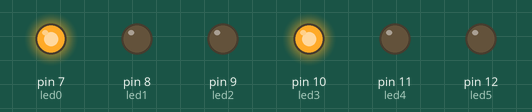
Recording of a sketch running on a simulated Arduino Uno, built with avr-gcc and run on an emulated ATmega328P. Parts: output pins drawn as LEDs (lit = HIGH).

Above: at 0.5 s.
At 3.0 s:
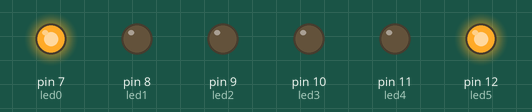
At 5.5 s:
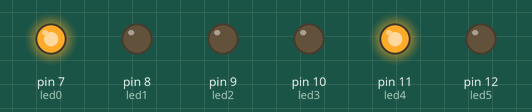
At 9.0 s:
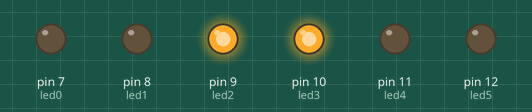
At 11.5 s:
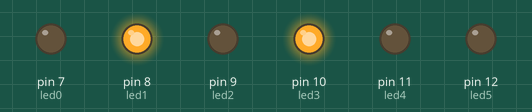
Timing chart, 0 to 16.9 s (numbered marks = the images above):
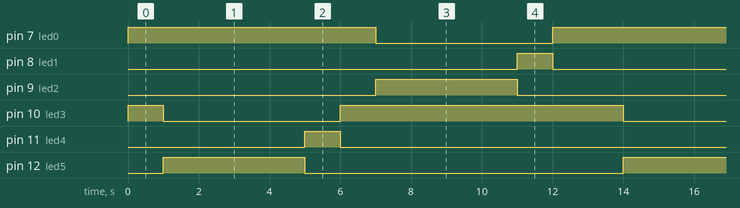

Measured:
- by itself, pin 7 (led0): alternates HIGH for 8.0 s and LOW for 5.0 s
- by itself, pin 8 (led1), pin 11 (led4): alternates HIGH for 1.0 s and LOW for 12.0 s
- by itself, pin 9 (led2), pin 12 (led5): alternates HIGH for 4.0 s and LOW for 9.0 s
- by itself, pin 10 (led3): repeats every 13.0 s: LOW 5.0 s, HIGH 8.0 s

The sketch:

prog01.ino
```cpp
/**********************************************************************************
**                                                                               **
**                              Array de 8 LEDs                                  **
**                                                                               **
**                                                                               **
**********************************************************************************/
//********** Includes *************************************************************
//********** Variables ************************************************************
          // donar nom al pin 6 de l’Arduino
const int led0 = 7;          // donar nom al pin 7 de l’Arduino
const int led1 = 8;          // donar nom al pin 8 de l’Arduino
const int led2 = 9;          // donar nom al pin 9 de l’Arduino
const int led3 = 10;         // donar nom al pin 10 de l’Arduino
const int led4 = 11;         // donar nom al pin 11 de l’Arduino
const int led5 = 12;         // donar nom al pin 12 de l’Arduino
     // donar nom al pin 2 de l’Arduino
unsigned long temp = 1000;
//********** Setup ****************************************************************
void setup()
{
  pinMode(led0, OUTPUT);     // definir el pin 5 com una sortida
  pinMode(led1, OUTPUT);     // definir el pin 6 com una sortida
  pinMode(led2, OUTPUT);     // definir el pin 7 com una sortida

  pinMode(led3, OUTPUT);     // definir el pin 8 com una sortida
  pinMode(led4, OUTPUT);     // definir el pin 9 com una sortida
  pinMode(led5, OUTPUT);     // definir el pin 10 com una sortida

}
//********** Loop *****************************************************************
void loop()
{

  digitalWrite(led0, HIGH);    // 1
  digitalWrite(led1, LOW);    // posar a 5V el pin 6
  digitalWrite(led2, LOW);    // posar a 5V el pin 7

  digitalWrite(led3, HIGH);    // posar a 5V el pin 8
  digitalWrite(led4, LOW);    // posar a 5V el pin 9
  digitalWrite(led5, LOW);    // posar a 5V el pin 10


  delay(temp);                  // es queden leds 500ms encesos

 digitalWrite(led0, HIGH);    // 2
  digitalWrite(led1, LOW);    // posar a 5V el pin 6
  digitalWrite(led2, LOW);    // posar a 5V el pin 7

  digitalWrite(led3, LOW);    // posar a 5V el pin 8
  digitalWrite(led4, LOW);    // posar a 5V el pin 9
  digitalWrite(led5, HIGH);    // posar a 5V el pin 10


delay(temp);

   digitalWrite(led0, HIGH);    //3
  digitalWrite(led1, LOW);    // posar a 5V el pin 6
  digitalWrite(led2, LOW);    // posar a 5V el pin 7

  digitalWrite(led3, LOW);    // posar a 5V el pin 8
  digitalWrite(led4, LOW);    // posar a 5V el pin 9
  digitalWrite(led5, HIGH);    // posar a 5V el pin 10


delay(temp);

  digitalWrite(led0, HIGH);    // 4
  digitalWrite(led1, LOW);    // posar a 5V el pin 6
  digitalWrite(led2, LOW);    // posar a 5V el pin 7

  digitalWrite(led3, LOW);    // posar a 5V el pin 8
  digitalWrite(led4, LOW);    // posar a 5V el pin 9
  digitalWrite(led5, HIGH);    // posar a 5V el pin 10


delay(temp);

  digitalWrite(led0, HIGH);    //5
  digitalWrite(led1, LOW);    // posar a 5V el pin 6
  digitalWrite(led2, LOW);    // posar a 5V el pin 7

  digitalWrite(led3, LOW);    // posar a 5V el pin 8
  digitalWrite(led4, LOW);    // posar a 5V el pin 9
  digitalWrite(led5, HIGH);    // posar a 5V el pin 10

 delay(temp);


 digitalWrite(led0, HIGH);    // 6
  digitalWrite(led1, LOW);    // posar a 5V el pin 6
  digitalWrite(led2, LOW);    // posar a 5V el pin 7

  digitalWrite(led3, LOW);    // posar a 5V el pin 8
  digitalWrite(led4, HIGH);    // posar a 5V el pin 9
  digitalWrite(led5, LOW);    // posar a 5V el pin 10


  delay(temp);

 digitalWrite(led0, HIGH);    // 7
  digitalWrite(led1, LOW);    // posar a 5V el pin 6
  digitalWrite(led2, LOW);    // posar a 5V el pin 7

  digitalWrite(led3, HIGH);    // posar a 5V el pin 8
  digitalWrite(led4, LOW);    // posar a 5V el pin 9
  digitalWrite(led5, LOW);    // posar a 5V el pin 10


delay(temp);


  digitalWrite(led0, LOW);    // 8
  digitalWrite(led1, LOW);    // posar a 5V el pin 6
  digitalWrite(led2, HIGH);    // posar a 5V el pin 7

  digitalWrite(led3, HIGH);    // posar a 5V el pin 8
  digitalWrite(led4, LOW);    // posar a 5V el pin 9
  digitalWrite(led5, LOW);    // posar a 5V el pin 10


  delay(temp);


  digitalWrite(led0, LOW);    // 9
  digitalWrite(led1, LOW);    // posar a 5V el pin 6
  digitalWrite(led2, HIGH);    // posar a 5V el pin 7

  digitalWrite(led3, HIGH);    // posar a 5V el pin 8
  digitalWrite(led4, LOW);    // posar a 5V el pin 9
  digitalWrite(led5, LOW);    // posar a 5V el pin 10


delay(temp);


 digitalWrite(led0, LOW);    // 10
  digitalWrite(led1, LOW);    // posar a 5V el pin 6
  digitalWrite(led2, HIGH);    // posar a 5V el pin 7

  digitalWrite(led3, HIGH);    // posar a 5V el pin 8
  digitalWrite(led4, LOW);    // posar a 5V el pin 9
  digitalWrite(led5, LOW);    // posar a 5V el pin 10


  delay(temp);

  digitalWrite(led0, LOW);    // 11
  digitalWrite(led1, LOW);    // posar a 5V el pin 6
  digitalWrite(led2, HIGH);    // posar a 5V el pin 7

  digitalWrite(led3, HIGH);    // posar a 5V el pin 8
  digitalWrite(led4, LOW);    // posar a 5V el pin 9
  digitalWrite(led5, LOW);    // posar a 5V el pin 10


  delay(temp);


 digitalWrite(led0, LOW);    // 12
  digitalWrite(led1, HIGH);    // posar a 5V el pin 6
  digitalWrite(led2, LOW);    // posar a 5V el pin 7

  digitalWrite(led3, HIGH);    // posar a 5V el pin 8
  digitalWrite(led4, LOW);    // posar a 5V el pin 9
  digitalWrite(led5, LOW);    // posar a 5V el pin 10


 delay(temp);


digitalWrite(led0, HIGH);    // 13
  digitalWrite(led1, LOW);    // posar a 5V el pin 6
  digitalWrite(led2, LOW);    // posar a 5V el pin 7

  digitalWrite(led3, HIGH);    // posar a 5V el pin 8
  digitalWrite(led4, LOW);    // posar a 5V el pin 9
  digitalWrite(led5, LOW);    // posar a 5V el pin 10


 delay(temp);


          }

//********** Funcions *************************************************************
```
